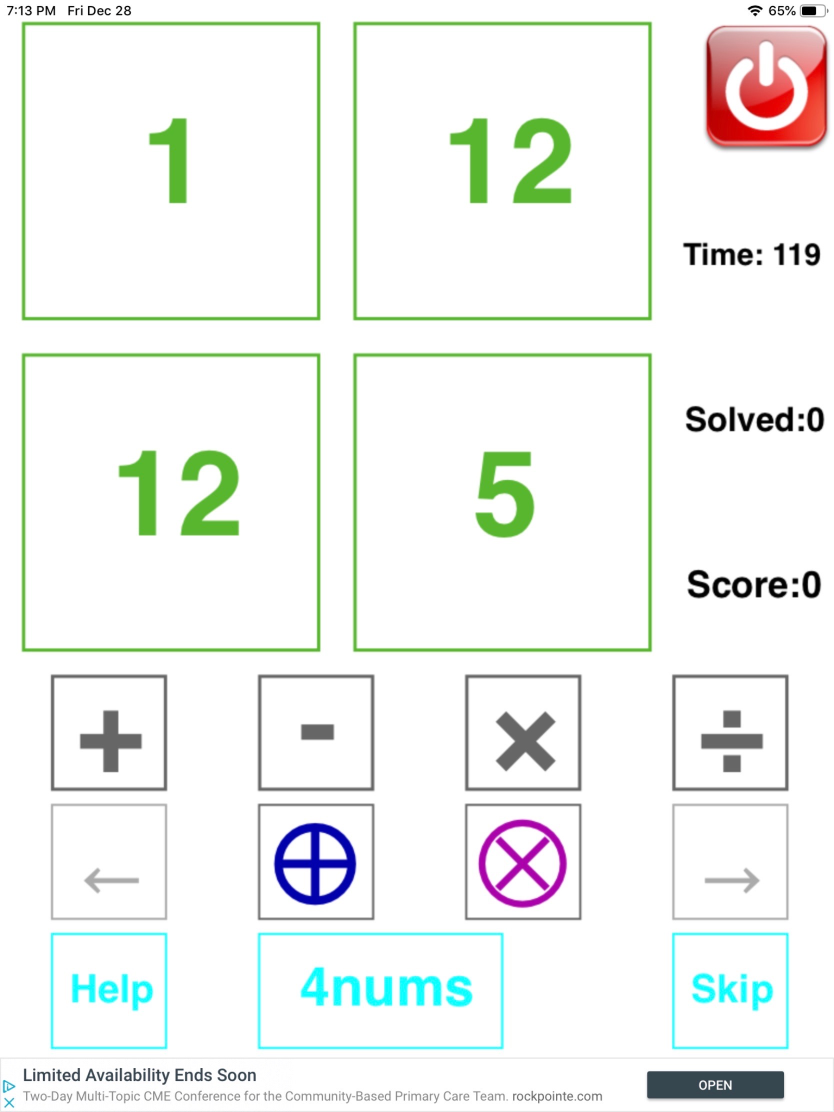
#> input picture nums_1_5_12_12.jpeg, 1668 x 2224 px (shown at 1/2 size)
$ python see.py
#> lines starting #> are read from the running program, lines starting #| are printed output that depends on the picture; after the words box and inside, x2 and y2 are one past the last pixel; in counts of white or black regions, pixels touching at a corner belong together
#!/usr/bin/env python3

import numpy as np
import cv2 as cv
from matplotlib import pyplot as plt
import imutils
from imutils.perspective import four_point_transform
from imutils import contours


def read_jpeg(filename):
#> called with filename = 'nums_1_5_12_12.jpeg'
    img = cv.imread(filename)
#> img is the input picture: shape (2224, 1668, 3); mean B, G, R 240.8, 243.9, 240.9
    # [7 lines of commented-out code are left out]
    image = imutils.resize(img, height=500)
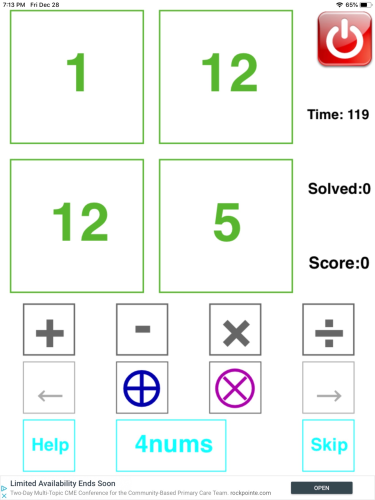
#> image: shape (500, 375, 3); mean B, G, R 240.8, 243.9, 240.9
    image = img
    gray = cv.cvtColor(image, cv.COLOR_BGR2GRAY)
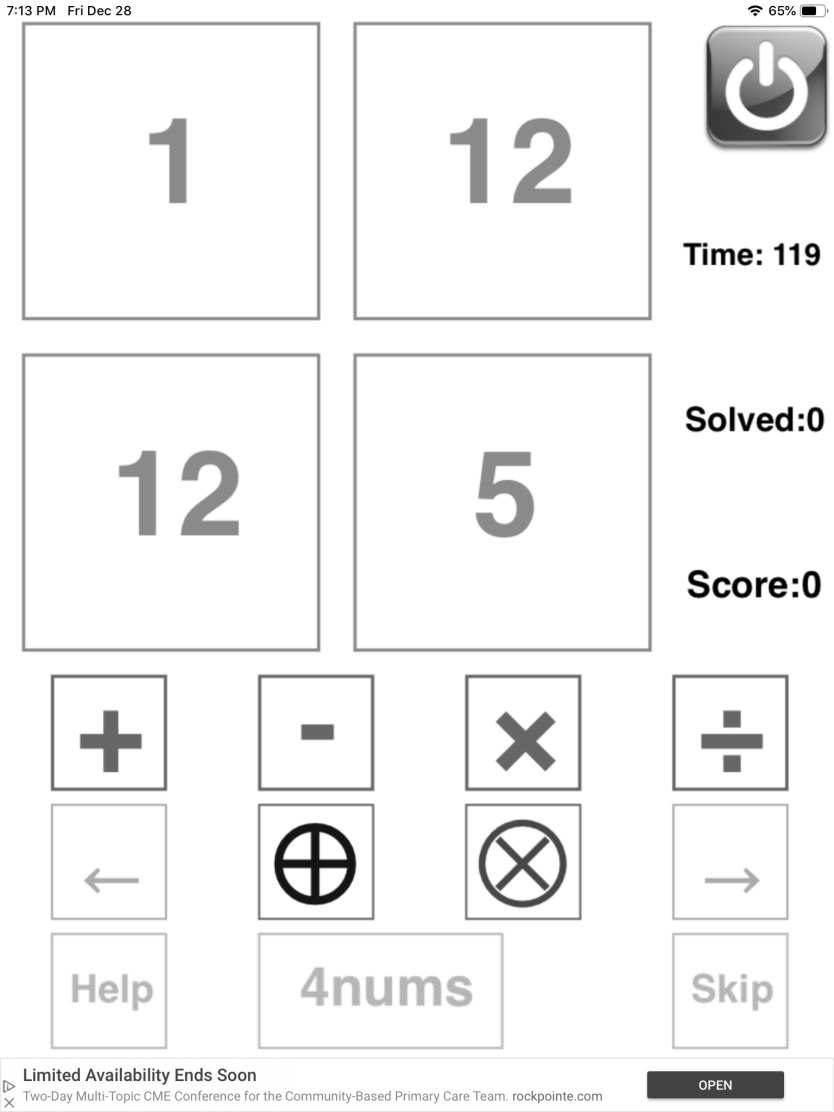
#> gray: shape (2224, 1668) (shown at 1/2 size); min 0, max 255, mean 242.7
    blurred = cv.GaussianBlur(gray, (5, 5), 0)
    edged = cv.Canny(blurred, 50, 200, 255)
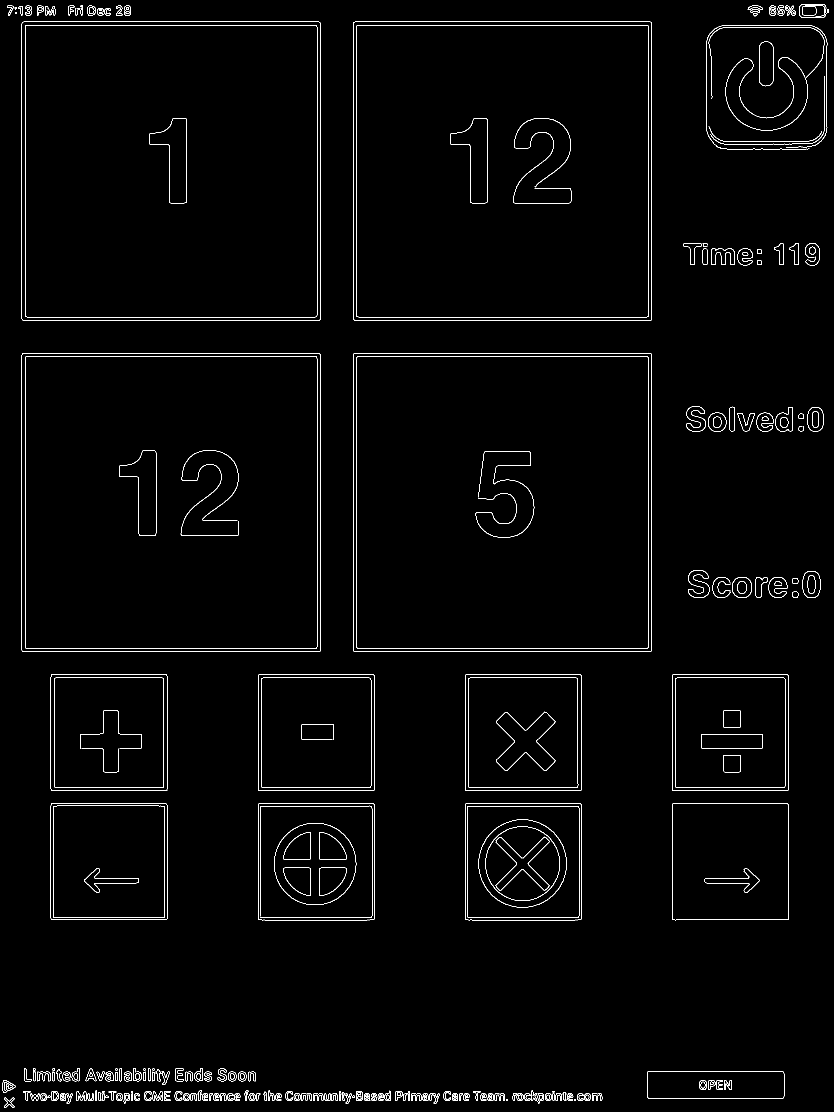
#> edged: shape (2224, 1668) (shown at 1/2 size); 1.7% white in thin lines or dots

    # find contours in the edge map, then sort them by their size in descending order
    contours = cv.findContours(edged.copy(), cv.RETR_EXTERNAL, cv.CHAIN_APPROX_SIMPLE)
#> contours = 201 contours, 43 with area under 20; largest, box (x1, y1, x2, y2) and area: (43, 43, 641, 641) 356396, (706, 43, 1304, 641) 356394, (43, 706, 641, 1304) 356392, (706, 706, 1304, 1304) 356390, (101, 1607, 335, 1840) 54046
    contours = imutils.grab_contours(contours)
    contours = sorted(contours, key=cv.contourArea, reverse=True)

    numimgs = []

    # loop over the contours
    for c in contours:
        # approximate the contour
        peri = cv.arcLength(c, True)
        approx = cv.approxPolyDP(c, 0.02 * peri, True)

        # if the contour has four vertices, then we have found the thermostat display
        if len(approx) == 4:
            numimgs.append(approx)
#> this loop made 201 passes
#> peri on passes 14 to 16: 803, 217.3, 155.2
#> after the loop, numimgs = 26 contours, 9 with area under 20; largest, box (x1, y1, x2, y2) and area: (44, 44, 641, 641) 354323, (707, 44, 1303, 641) 354322, (44, 707, 641, 1303) 354322, (707, 707, 1303, 1303) 354025, (102, 1349, 334, 1582) 53592

    n = len(numimgs)
#> n = 26

    for i, contour in enumerate(numimgs):
        # extract the thermostat display, apply a perspective transform to it
        #warped = four_point_transform(gray, contour.reshape(4, 2))
        output = four_point_transform(image, contour.reshape(4, 2))

        img = output

        plt.subplot(2, n//2, i+1)
        plt.imshow(img, cmap = 'gray', interpolation = 'bicubic')
        plt.xticks([]), plt.yticks([])  # to hide tick values on X and Y axis
#> this loop made 26 passes
#> contour on passes 1 to 12: [[44, 44], [44, 639], [639, 640], [640, 45]], [[707, 44], [707, 639], [1302, 640], [1302, 44]], [[44, 707], [44, 1302], [640, 1302], [639, 707]], [[707, 707], [707, 1302], [1302, 1302], [1302, 707]], [[102, 1607], [102, 1839], [333, 1839], [333, 1608]], [[102, 1349], [102, 1581], [333, 1581], [333, 1349]], [[1345, 1607], [1345, 1839], [1576, 1839], [1576, 1608]], [[931, 1607], [930, 1838], [1161, 1839], [1162, 1608]], [[517, 1607], [516, 1838], [747, 1839], [748, 1608]], [[931, 1349], [930, 1580], [1161, 1581], [1162, 1350]], [[517, 1349], [516, 1580], [747, 1581], [748, 1350]], [[1345, 1349], [1344, 1580], [1575, 1581], [1576, 1350]]
#> pass 1, in read_jpeg, `output = four_point_transform(image, contour.reshape(4, 2))`:
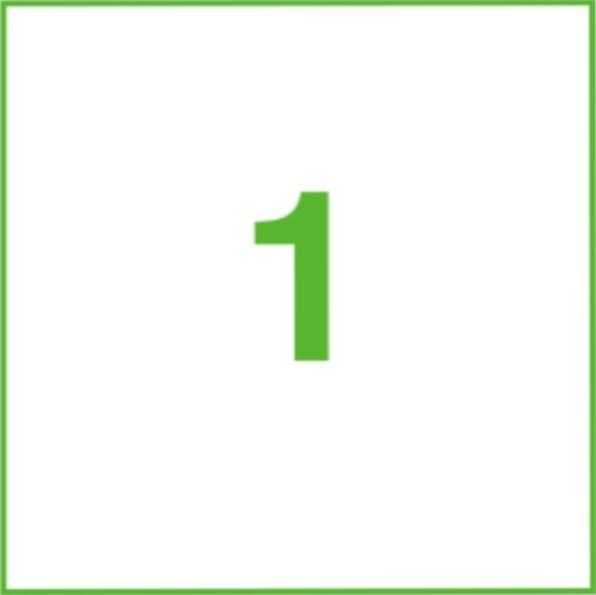
#> output: shape (595, 596, 3); mean B, G, R 243, 250.6, 245.3
#> pass 2, in read_jpeg, `output = four_point_transform(image, contour.reshape(4, 2))`:
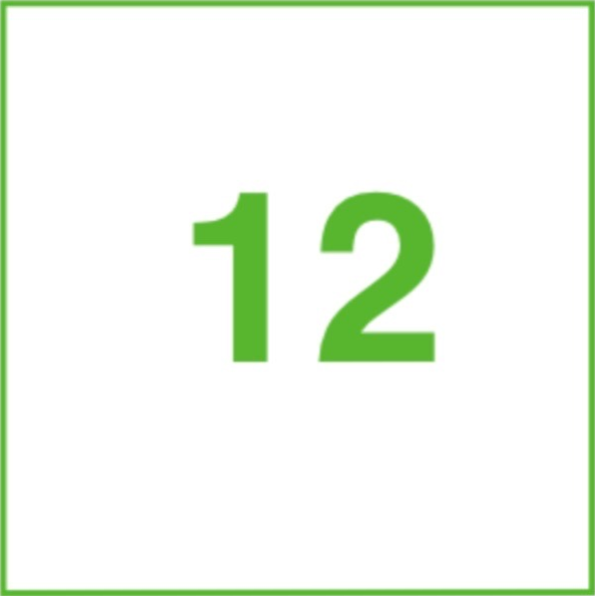
#> output: shape (596, 595, 3); mean B, G, R 236.4, 248.2, 240.1

    plt.show()
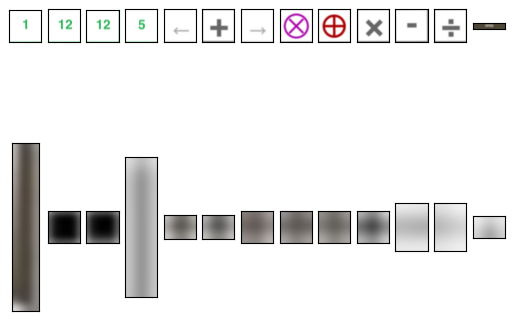
#> figure drawn by matplotlib, 26 panels; B, G, R data is drawn as R, G, B


if __name__ == '__main__':
    read_jpeg('nums_1_5_12_12.jpeg')
